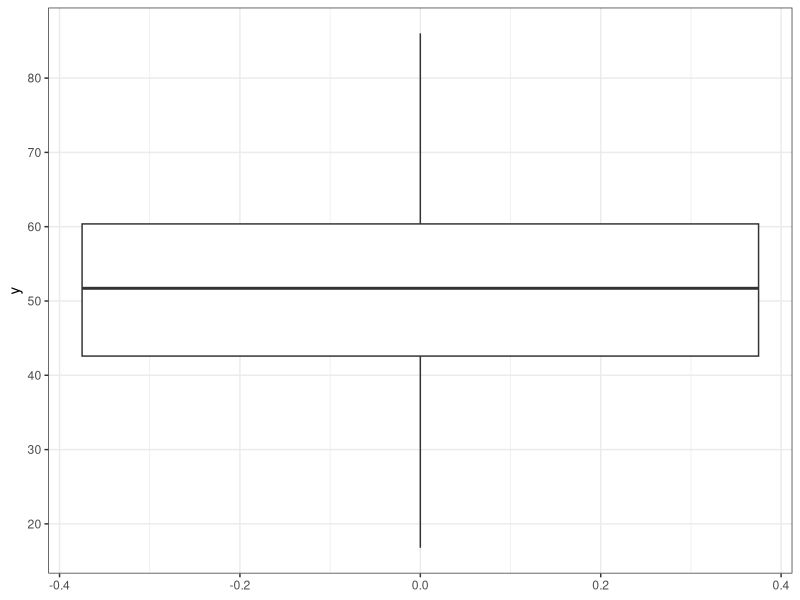
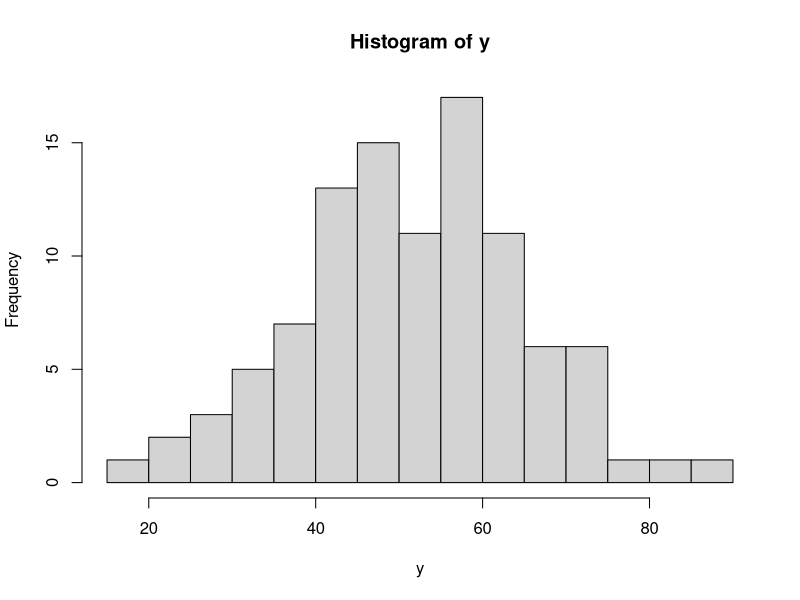
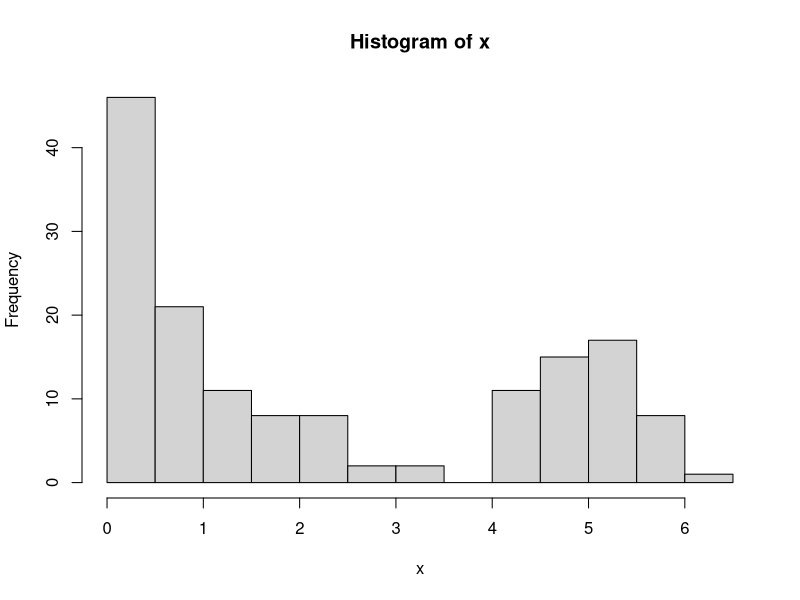
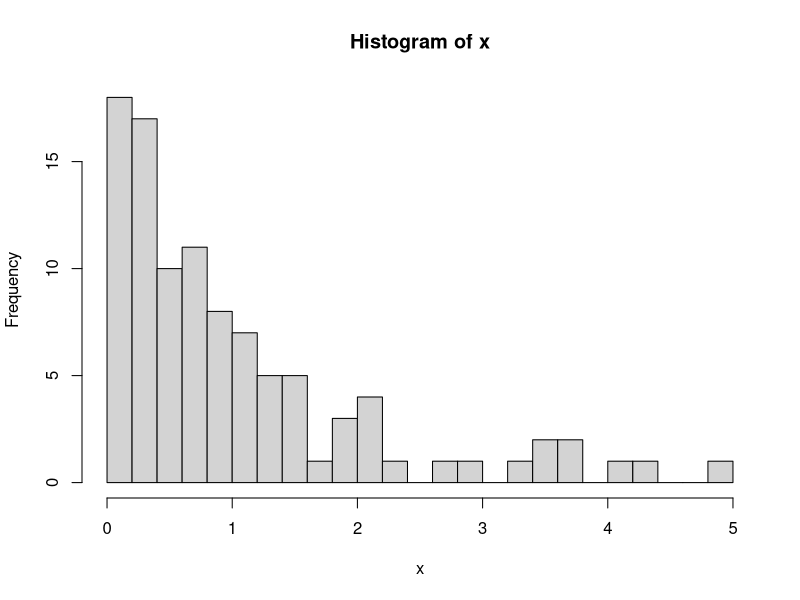
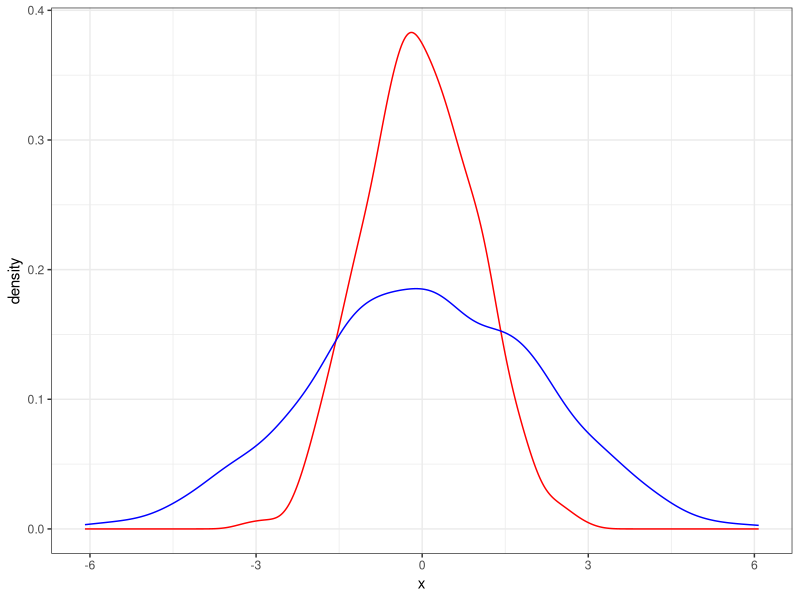
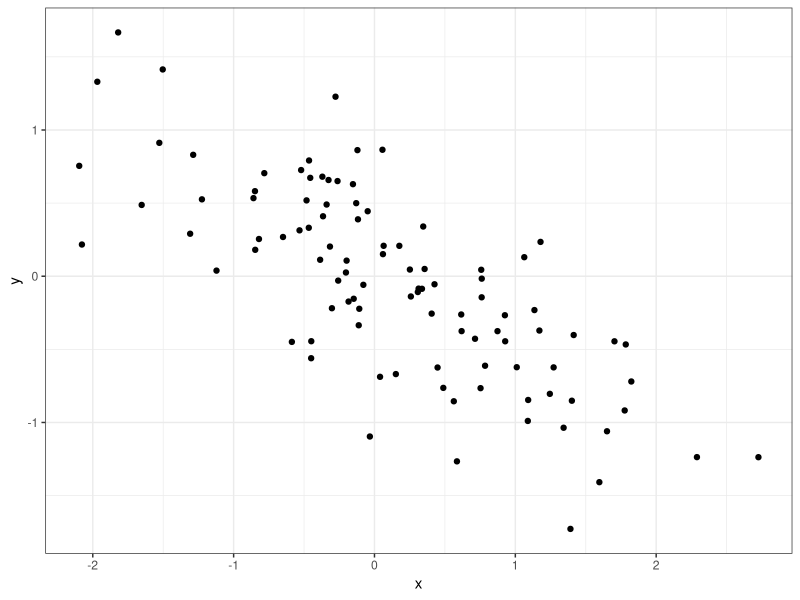

Write R code to recreate these figures, in order.
## ---- chunk 1
knitr::opts_chunk$set(echo = FALSE)
knitr::opts_chunk$set(warning = FALSE, message = FALSE) 
knitr::opts_chunk$set(comment = "")
## ---- chunk 2
set.seed(1)
x <- c(12,3,7,1,6,5,3,8,8)
cat(x)
## ---- chunk 3
library(ggplot2)
library(scales)
library(data.table)
set.seed(1)
y <- rnorm(100,mean=50,sd=15)
ggplot(data=data.table(y),aes(y=y)) + geom_boxplot() + theme_bw() + scale_y_continuous(breaks=pretty_breaks(10),minor_breaks=pretty_breaks(20))
## ---- chunk 4
hist(y,n=10)
## ---- chunk 5
x <- c(rgamma(100,1,1),rnorm(50,mean=5,sd=0.5))
hist(x,n=20)
## ---- chunk 6
x <- c(rgamma(100,1,1))
hist(x,n=20)
## ---- chunk 7
data.table(x=c(1,2,3,4,5),p=c(.1,.2,.5,.15,.15))
## ---- chunk 8
cat(c(5,10,12))
## ---- chunk 9
x <- rnorm(1000)
y <- rnorm(1000,sd=2)

ggplot(data=data.table(x,y)) + geom_density(aes(x=x),color='red') + geom_density(aes(x=y),color='blue')+theme_bw() 
## ---- chunk 10
tbl <- matrix(c(25,15,40,20,40,60,65,35,100),c(3,4))
rownames(tbl) <- c("Econ","Other","Total")
colnames(tbl) <- c("Dog","Cat","Total")
tbl
## ---- chunk 11
x <- rnorm(100)
y <- -0.5*x + rnorm(100,sd=.5)
ggplot(data=data.table(x,y),aes(x=x,y=y)) + geom_point() + theme_bw()
